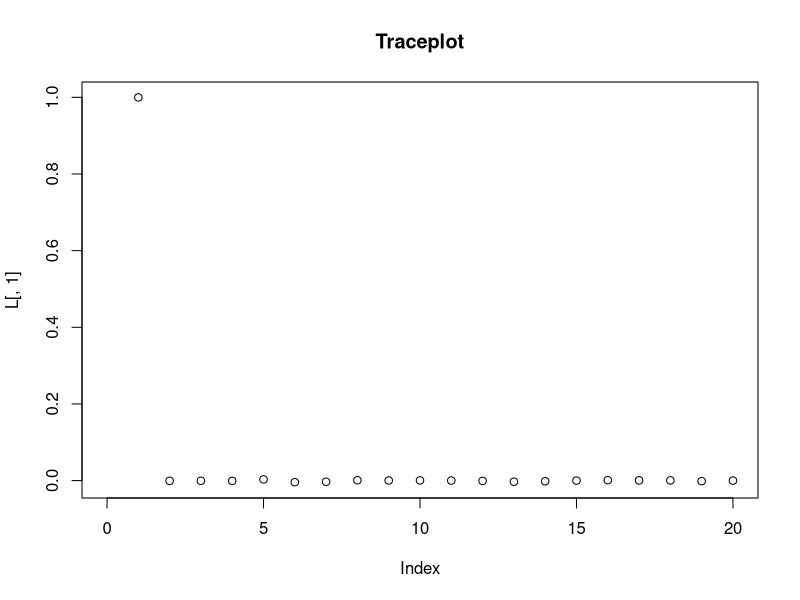
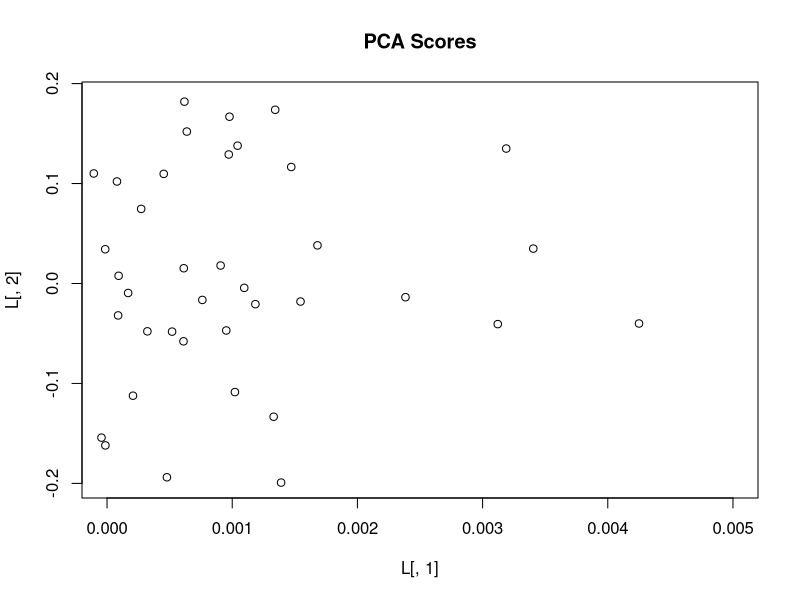

R code for these plots, in order:
### Ex 3

rm(list=ls(all.names = T))


library(ggplot2)
library(caret)

set.seed(12345)
data <- read.csv("communities.csv")

# 1) 

n <- nrow(data)
features <- data[, -101]

s_features <- scale(features)

S <- (t(s_features) %*% s_features)/n  # sample covariance matrix

Eig <- eigen(S) 

# eigen in descending order
s_indx <- order(Eig$values, decreasing = TRUE)
s_eig <- Eig$values[s_indx]

# cumulative explained variance
cum_var <- cumsum(s_eig) / sum(s_eig)

q_95 <- which(cum_var >= 0.95)[1]  # q for 95% var

first_two_components <- Eig$vectors[, 1:2]  # first two PC

# proportion of variation explained by each of the first two components
PC1_var <- s_eig[1] / sum(s_eig)
PC2_var <- s_eig[2] / sum(s_eig)

cat("Number of components needed for 95% variance:", q_95, "
Proportion of variation explained by the first component:", PC1_var, "
Proportion of variation explained by the second component:", PC2_var, "\n")

# 2)

PCA <- princomp(features)

L <- PCA$loadings
plot(L[,1], main="Traceplot", xlim=c(0,20))

highest5 <- order(L[,1], decreasing=TRUE)[1:5]

# We observe from the plot how the variable "state", the first feature of PC1, 
# explains most of the data. The other variables carry significantly less 
# explanation. The other 4 features that contribute the most are features 93 
# (PctBornSameState), 61 (PctSpeakEnglOnly), 5 (racePctWhite) and 76 
# (PersPerRentOccHous).

plot(L[,1], L[,2], main="PCA Scores", xlim=c(0,0.005))

# plot to be completed

# 3)

# train and test data
id <- sample(1:n, floor(n*0.5))
trn <- data[id,]
tst <- data[-id,]

# scale training and test data
scaler <- preProcess(trn)
trainS <- predict(scaler,trn)
testS <- predict(scaler,tst)

# linear regression model and test data predictions
linmod <- lm(trainS$ViolentCrimesPerPop ~ ., trainS)
test_pred <- predict(linmod, testS[,-101])

# training and test data MSE
train_MSE <- mean((trainS$ViolentCrimesPerPop - linmod$fitted.values)^2)
test_MSE <- mean((testS$ViolentCrimesPerPop - test_pred)^2)

cat("Train mean squared error:", train_MSE, "\nTest mean squared error:", test_MSE)

### answer

# 4)


















